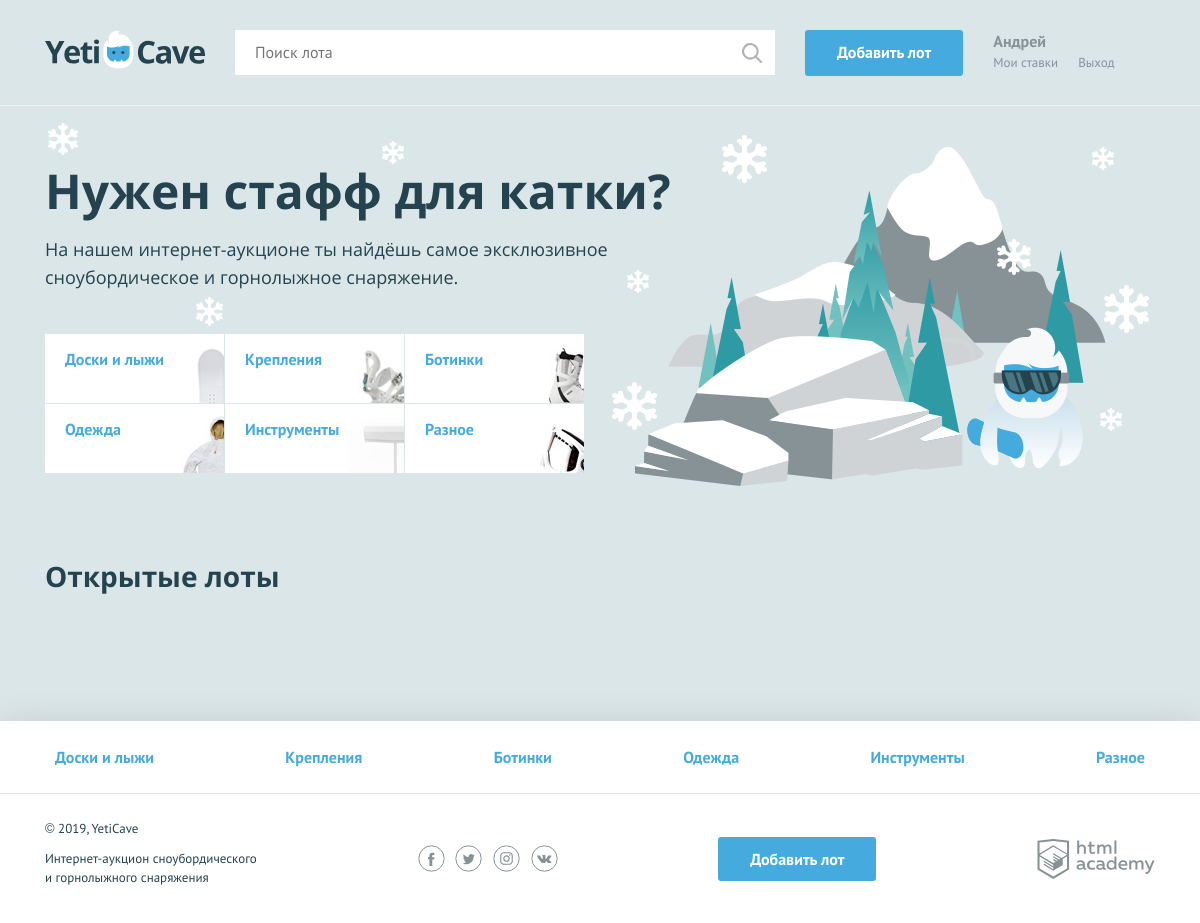
The page / on the database its author committed.
### tables this page shows
CREATE TABLE Categories
(
    id INT AUTO_INCREMENT PRIMARY KEY,
    name VARCHAR(30) NOT NULL UNIQUE,
    symbol_code VARCHAR(20) NOT NULL UNIQUE
);

### helpers.php (called while the page is built, shortened)
<?php
function include_template($name, array $data = []) {
    $name = 'templates/' . $name;
    extract($data);
    require $name;
    $result = ob_get_clean();
    return $result;
}

### functions.php (called while the page is built, shortened)
<?php
function getCategories(mysqli $con): array
{
    $sql_categories = 'SELECT * FROM Categories';
    $result_categories = mysqli_query($con, $sql_categories);
    return mysqli_fetch_all($result_categories, MYSQLI_ASSOC);
}
function getLots(mysqli $con): array
{
    $sql_lots = 'SELECT l.*, c.name AS category_name
                FROM Lots AS l
                JOIN Categories AS c ON c.id = l.category_id
                WHERE l.date_finished >= CURRENT_DATE
                ORDER BY l.created_datetime DESC';
    $result_lots = mysqli_query($con, $sql_lots);
    return mysqli_fetch_all($result_lots, MYSQLI_ASSOC);
}

### init.php (called while the page is built, shortened)
<?php
$is_auth = rand(0, 1);
$user_name = 'Андрей';

### templates/main.php (the view, shortened to what this page needs)
<section class="promo">
    <h2 class="promo__title">Нужен стафф для катки?</h2>
    <p class="promo__text">На нашем интернет-аукционе ты найдёшь самое эксклюзивное сноубордическое и горнолыжное снаряжение.</p>
    <ul class="promo__list">
        <?php foreach ($categories as $item): ?>
            <li class="promo__item promo__item--<?= htmlspecialchars($item['symbol_code']) ?>">
                <a class="promo__link" href="pages/all-lots.html"><?= htmlspecialchars($item['name']) ?></a>
            </li>
        <?php endforeach; ?>
    </ul>
</section>
<section class="lots">
    <div class="lots__header">
        <h2>Открытые лоты</h2>
    </div>
</section>

### templates/layout.php (shortened to what this page needs)
<!DOCTYPE html>
<html lang="ru">
<head>
    <link href="../css/normalize.min.css" rel="stylesheet">
    <link href="../css/style.css" rel="stylesheet">
</head>
<body>
<div class="page-wrapper">
<header class="main-header">
    <div class="main-header__container container">
        <a class="main-header__logo">
            <img src="../img/logo.svg" width="160" height="39" alt="Логотип компании YetiCave">
        </a>
        <form class="main-header__search" method="get" action="https://echo.htmlacademy.ru" autocomplete="off">
            <input type="search" name="search" placeholder="Поиск лота">
            <input class="main-header__search-btn" type="submit" name="find" value="Найти">
        </form>
        <a class="main-header__add-lot button" href="pages/add-lot.html">Добавить лот</a>
        <nav class="user-menu">
            <?php if($is_auth === 1): ?>
                <div class="user-menu__logged">
                    <p><?=$user_name?></p>
                    <a class="user-menu__bets" href="pages/my-bets.html">Мои ставки</a>
                    <a class="user-menu__logout" href="#">Выход</a>
                </div>
            <?php endif;?>
        </nav>
    </div>
</header>
<main class="container">
    <?=$page_content?>
</main>
</div>
<footer class="main-footer">
    <nav class="nav">
        <ul class="nav__list container">
            <?php foreach ($categories as $item): ?>
            <li class="nav__item">
                <a href="pages/all-lots.html"><?= htmlspecialchars($item['name']) ?></a>
            </li>
            <?php endforeach; ?>
        </ul>
    </nav>
    <div class="main-footer__bottom container">
        <div class="main-footer__copyright">
            <p>© 2019, YetiCave</p>
            <p>Интернет-аукцион сноубордического и горнолыжного снаряжения</p>
        </div>
        <div class="main-footer__social social">
            <a class="social__link social__link--facebook" href="#">
            </a>
            <a class="social__link social__link--twitter" href="#">
            </a>
            <a class="social__link social__link--instagram" href="#">
            </a>
            <a class="social__link social__link--vkontakte" href="#">
            </a>
        </div>
        <a class="main-footer__add-lot button" href="add-lot.html">Добавить лот</a>
        <div class="main-footer__developed-by">
            <a class="logo-academy" href="https://htmlacademy.ru/intensive/php">
            </a>
        </div>
    </div>
</footer>
</body>
</html>

### rows shown on the page
categories: name "Доски и лыжи"
categories: name "Крепления"
categories: name "Ботинки"
categories: name "Одежда"
categories: name "Инструменты"
categories: name "Разное"

### other values the page prints
$user_name "Андрей"
